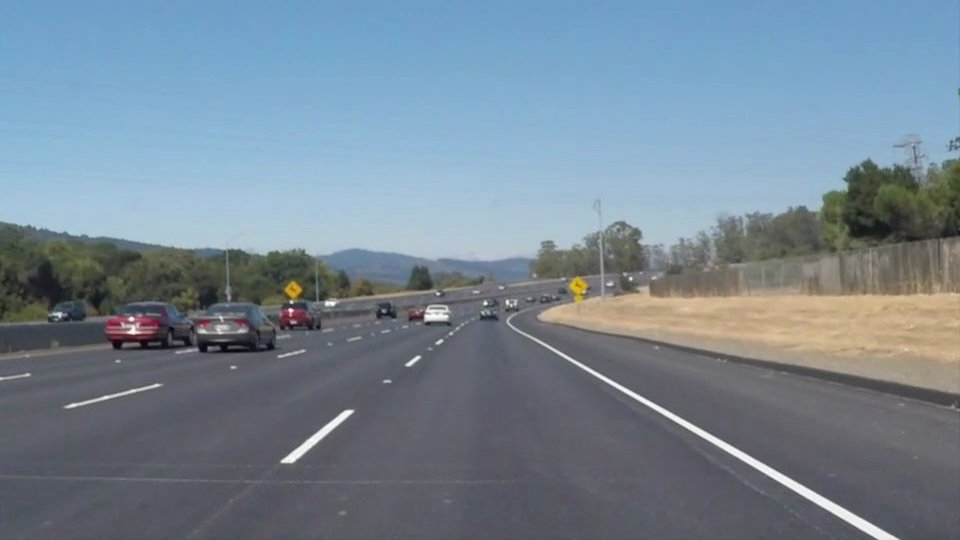
#> input picture step1/P1_CarND-LaneLines/test_images/solidWhiteCurve.jpg, 960 x 540 px; the run also reads 1 picture not shown here
$ jupyter execute --allow-errors P1.ipynb   (shell and % lines are left out)
#> lines starting #> are read from the running program, lines starting #| are printed output that depends on the picture; after the words box and inside, x2 and y2 are one past the last pixel; in counts of white or black regions, pixels touching at a corner belong together
# Self-Driving Car Engineer Nanodegree

## Project: **Finding Lane Lines on the Road**
***
In this project, you will use the tools you learned about in the lesson to identify lane lines on the road.  You can develop your pipeline on a series of individual images, and later apply the result to a video stream (really just a series of images). Check out the video clip "raw-lines-example.mp4" (also contained in this repository) to see what the output should look like after using the helper functions below.

Once you have a result that looks roughly like "raw-lines-example.mp4", you'll need to get creative and try to average and/or extrapolate the line segments you've detected to map out the full extent of the lane lines.  You can see an example of the result you're going for in the video "P1_example.mp4".  Ultimately, you would like to draw just one line for the left side of the lane, and one for the right.

In addition to implementing code, there is a brief writeup to complete. The writeup should be completed in a separate file, which can be either a markdown file or a pdf document. There is a [write up template](https://github.com/udacity/CarND-LaneLines-P1/blob/master/writeup_template.md) that can be used to guide the writing process. Completing both the code in the Ipython notebook and the writeup template will cover all of the [rubric points](https://review.udacity.com/#!/rubrics/322/view) for this project.

---
Let's have a look at our first image called 'test_images/solidWhiteRight.jpg'.  Run the 2 cells below (hit Shift-Enter or the "play" button above) to display the image.

**Note: If, at any point, you encounter frozen display windows or other confounding issues, you can always start again with a clean slate by going to the "Kernel" menu above and selecting "Restart & Clear Output".**

---

**The tools you have are color selection, region of interest selection, grayscaling, Gaussian smoothing, Canny Edge Detection and Hough Tranform line detection.  You  are also free to explore and try other techniques that were not presented in the lesson.  Your goal is piece together a pipeline to detect the line segments in the image, then average/extrapolate them and draw them onto the image for display (as below).  Once you have a working pipeline, try it out on the video stream below.**

---

<figure>

 <figcaption>
 <p></p>
 <p style="text-align: center;"> Your output should look something like this (above) after detecting line segments using the helper functions below </p>
 </figcaption>
</figure>
 <p></p>
<figure>

 <figcaption>
 <p></p>
 <p style="text-align: center;"> Your goal is to connect/average/extrapolate line segments to get output like this</p>
 </figcaption>
</figure>

**Run the cell below to import some packages.  If you get an `import error` for a package you've already installed, try changing your kernel (select the Kernel menu above --> Change Kernel).  Still have problems?  Try relaunching Jupyter Notebook from the terminal prompt.  Also, consult the forums for more troubleshooting tips.**

## Import Packages

[cell 1]
#importing some useful packages
import matplotlib.pyplot as plt
import matplotlib.image as mpimg
import numpy as np
import cv2

## Read in an Image

[cell 2]
#reading in an image
image = mpimg.imread('test_images/solidWhiteCurve.jpg')
#> image is the input picture: shape (540, 960, 3); mean R, G, B 118.5, 134.5, 148.1

#printing out some stats and plotting
print('This image is:', type(image), 'with dimensions:', image.shape)
#| This image is: <class 'numpy.ndarray'> with dimensions: (540, 960, 3)
print(image.shape[0])
#| 540
plt.imshow(image)  # if you wanted to show a single color channel image called 'gray', for example, call as plt.imshow(gray, cmap='gray')

## Ideas for Lane Detection Pipeline

**Some OpenCV functions (beyond those introduced in the lesson) that might be useful for this project are:**

`cv2.inRange()` for color selection
`cv2.fillPoly()` for regions selection
`cv2.line()` to draw lines on an image given endpoints
`cv2.addWeighted()` to coadd / overlay two images
`cv2.cvtColor()` to grayscale or change color
`cv2.imwrite()` to output images to file
`cv2.bitwise_and()` to apply a mask to an image

**Check out the OpenCV documentation to learn about these and discover even more awesome functionality!**

## Helper Functions

Below are some helper functions to help get you started. They should look familiar from the lesson!

[cell 3]
def slop_line(line):
    #print("slope_line:",line.shape,line)
    l = line.ravel()
    #print("slope_l:",l.shape,l)
    x1,y1,x2,y2  = line
    #print("x1,y11,x3,x4:",x1,y1,x2,y2)
    slope = (y1-y2)/(x2-x1)
    return slope

#connect segments of line
# [65 lines left out: functions lines_classify, connet_lines, not called in this run]

def lines_classify2(img,lines):
    left_slope_values = []
    right_slope_values = []
    left_slope_average = 0
    right_slope_average = 0

    #step1:calculate average slope
    lines_t=[]
    for i in lines:
        lines_t.append(i.ravel())

    for item in lines_t:
        slp_tmp = slop_line(item)
        if slp_tmp > 0:
            left_slope_values.append(slp_tmp)
        else:
            right_slope_values.append(slp_tmp)


    if len(left_slope_values):
        left_slope_average = np.sum(left_slope_values)/len(left_slope_values)
    if len(right_slope_values):
        right_slope_average = np.sum(right_slope_values)/len(right_slope_values)

    #print("slope_left.average:",left_slope_average)
    #print("slope_right.average:",right_slope_average)

    #step2:filter error slope of lines
    left_slope_values_new = []
    right_slope_values_new = []
    for item in lines_t:
        slp_tmp = slop_line(item)
        tmp = []
        tmp.append(slp_tmp)
        tmp.append(item)
        if slp_tmp > 0:
            if np.abs((slp_tmp-left_slope_average)/left_slope_average) > 0.1:
                continue
            else:
                left_slope_values_new.append(tmp)
        else:
            if np.abs((slp_tmp-right_slope_average)/right_slope_average) > 0.1:
                continue
            else:
                right_slope_values_new.append(tmp)

    #print(left_slope_values_new)
    #print(right_slope_values_new)

    #step3:calculate average slope again
    left_slope_sum=0
    right_slope_sum=0

    for item in left_slope_values_new:
        left_slope_sum += item[0]
    for item in right_slope_values_new:
        right_slope_sum += item[0]

    left_slope_average_new = 0
    right_slope_average_new = 0
    if len(left_slope_values_new):
        left_slope_average_new = left_slope_sum/len(left_slope_values_new)
    if len(right_slope_values_new):
        right_slope_average_new = right_slope_sum/len(right_slope_values_new)

    #print("----------slope:")
    #print(left_slope_average_new)
    #print(right_slope_values_new)


    #step4:get left_top point and right_top point
    left_top_x = 0
    left_top_y = img.shape[0]
    right_top_x = img.shape[1]
    right_top_y = img.shape[0]
    for item in left_slope_values_new:
        x1,y1,x2,y2 = item[1]
        #print("x1,x2,y1,y2:",x1,y1,x2,y2)
        if x1>left_top_x:
            left_top_x = x1
            left_top_y = y1
        if x2>left_top_x:
            left_top_x = x2
            left_top_y = y2
    for item in right_slope_values_new:
        x1,y1,x2,y2 = item[1]
        if x1<right_top_x:
            right_top_x = x1
            right_top_y = y1
        if x2<right_top_x:
            right_top_x = x2
            right_top_y = y2

    #step5:calcluate left_bottom point and right_bottom point
    if left_slope_average_new:
        left_bottom_x = left_top_x + (left_top_y-image.shape[0])/left_slope_average_new
    else:
        left_bottom_x = 0
    if right_slope_average_new:
        right_bottom_x = right_top_x + (right_top_y-image.shape[0])/right_slope_average_new
    else:
        right_bottom_x = image.shape[1]

    #step6:return left_line and right_line
    left_line=[int(left_bottom_x),int(image.shape[0]),int(left_top_x),int(left_top_y)]
    right_line=[int(right_bottom_x),int(image.shape[0]),int(right_top_x),int(right_top_y)]
    lane_lines=[]
    lane_lines.append(left_line)
    lane_lines.append(right_line)

    return lane_lines

[cell 4]
import math

def grayscale(img):
    """Applies the Grayscale transform
    This will return an image with only one color channel
    but NOTE: to see the returned image as grayscale
    (assuming your grayscaled image is called 'gray')
    you should call plt.imshow(gray, cmap='gray')"""
    return cv2.cvtColor(img, cv2.COLOR_RGB2GRAY)
    # Or use BGR2GRAY if you read an image with cv2.imread()
    # return cv2.cvtColor(img, cv2.COLOR_BGR2GRAY)

def canny(img, low_threshold, high_threshold):
    """Applies the Canny transform"""
    return cv2.Canny(img, low_threshold, high_threshold)

def gaussian_blur(img, kernel_size):
    """Applies a Gaussian Noise kernel"""
    return cv2.GaussianBlur(img, (kernel_size, kernel_size), 0)

def region_of_interest(img, vertices):
    """
    Applies an image mask.

    Only keeps the region of the image defined by the polygon
    formed from `vertices`. The rest of the image is set to black.
    `vertices` should be a numpy array of integer points.
    """
    #defining a blank mask to start with
    mask = np.zeros_like(img)

    #defining a 3 channel or 1 channel color to fill the mask with depending on the input image
    if len(img.shape) > 2:
        channel_count = img.shape[2]  # i.e. 3 or 4 depending on your image
        ignore_mask_color = (255,) * channel_count
    else:
        ignore_mask_color = 255

    #filling pixels inside the polygon defined by "vertices" with the fill color
    cv2.fillPoly(mask, vertices, ignore_mask_color)

    #returning the image only where mask pixels are nonzero
    masked_image = cv2.bitwise_and(img, mask)
    return masked_image


def draw_lines(img, lines, color=[255, 0, 0], thickness=2):
    """
    NOTE: this is the function you might want to use as a starting point once you want to
    average/extrapolate the line segments you detect to map out the full
    extent of the lane (going from the result shown in raw-lines-example.mp4
    to that shown in P1_example.mp4).

    Think about things like separating line segments by their
    slope ((y2-y1)/(x2-x1)) to decide which segments are part of the left
    line vs. the right line.  Then, you can average the position of each of
    the lines and extrapolate to the top and bottom of the lane.

    This function draws `lines` with `color` and `thickness`.
    Lines are drawn on the image inplace (mutates the image).
    If you want to make the lines semi-transparent, think about combining
    this function with the weighted_img() function below
    """
    #print("draw lines type:",type(lines),lines.shape,lines)
    lines_new = lines_classify2(img,lines)
    #print("-----lens_classify",lens_classify)
    #lines_new = connet_lines(lens_classify)
   # print("----line_news",lines_new)
    for line in lines_new:
        #print(line)
        x1,y1,x2,y2 = line
        #for x1,y1,x2,y2 in line:
        cv2.line(img, (x1, y1), (x2, y2), color, thickness)

def hough_lines(img, rho, theta, threshold, min_line_len, max_line_gap):
    """
    `img` should be the output of a Canny transform.

    Returns an image with hough lines drawn.
    """
    lines = cv2.HoughLinesP(img, rho, theta, threshold, np.array([]), minLineLength=min_line_len, maxLineGap=max_line_gap)
    line_img = np.zeros((img.shape[0], img.shape[1], 3), dtype=np.uint8)
    draw_lines(line_img, lines,thickness=10)
    return line_img

# Python 3 has support for cool math symbols.

def weighted_img(img, initial_img, α=0.8, β=1., γ=0.):
    """
    `img` is the output of the hough_lines(), An image with lines drawn on it.
    Should be a blank image (all black) with lines drawn on it.

    `initial_img` should be the image before any processing.

    The result image is computed as follows:

    initial_img * α + img * β + γ
    NOTE: initial_img and img must be the same shape!
    """
    return cv2.addWeighted(initial_img, α, img, β, γ)

## Test Images

Build your pipeline to work on the images in the directory "test_images"
**You should make sure your pipeline works well on these images before you try the videos.**

[cell 5]
import os
os.listdir("test_images/")

## Build a Lane Finding Pipeline

Build the pipeline and run your solution on all test_images. Make copies into the `test_images_output` directory, and you can use the images in your writeup report.

Try tuning the various parameters, especially the low and high Canny thresholds as well as the Hough lines parameters.

[cell 6]
image_src = mpimg.imread("test_images/solidWhiteRight.jpg")
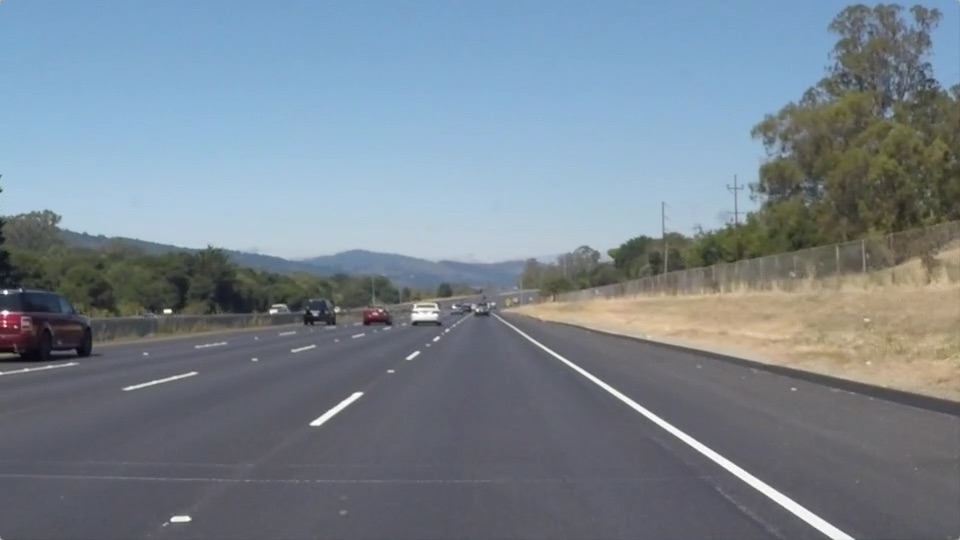
#> input picture step1/P1_CarND-LaneLines/test_images/solidWhiteRight.jpg, 960 x 540 px
#> image_src is the input picture: shape (540, 960, 3); mean R, G, B 120.3, 132.6, 143.7

#step1: convert rgb to gray
gray_scale = grayscale(image_src)
#> in grayscale, `return cv2.cvtColor(img, cv2.COLOR_RGB2GRAY)`:
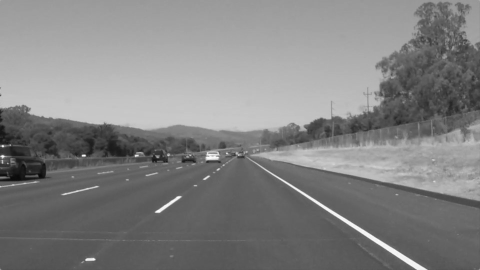
#> returned value: shape (540, 960) (shown at 1/2 size); min 8, max 255, mean 130.1
plt.imshow(gray_scale, cmap='gray')

[cell 7]
#step2: gaussian blue
kernel_size=5
blur_gray = gaussian_blur(gray_scale,kernel_size)
plt.imshow(blur_gray, cmap='Greys_r')

[cell 8]
#step3: canny
low_threshold = 80
high_threshold = 160
edges =canny(blur_gray, low_threshold, high_threshold)
#> in canny, `return cv2.Canny(img, low_threshold, high_threshold)`:
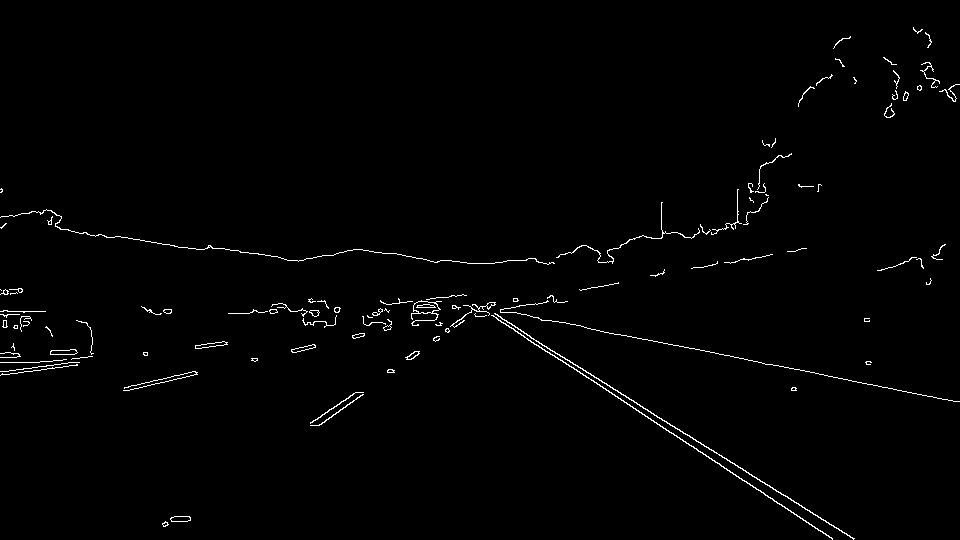
#> returned value: shape (540, 960); 1.2% white in thin lines or dots

# Display the image
plt.imshow(edges, cmap='Greys_r')

[cell 9]
#step4:
# This time we are defining a four sided polygon to mask
imshape = blur_gray.shape

vertices = np.array([[(120,imshape[0]),(480, 300),(500, 300), (imshape[1]-100,imshape[0])]], dtype=np.int32)
masked_edges = region_of_interest(edges,vertices)
#> in region_of_interest, `cv2.fillPoly(mask, vertices, ignore_mask_color)`:
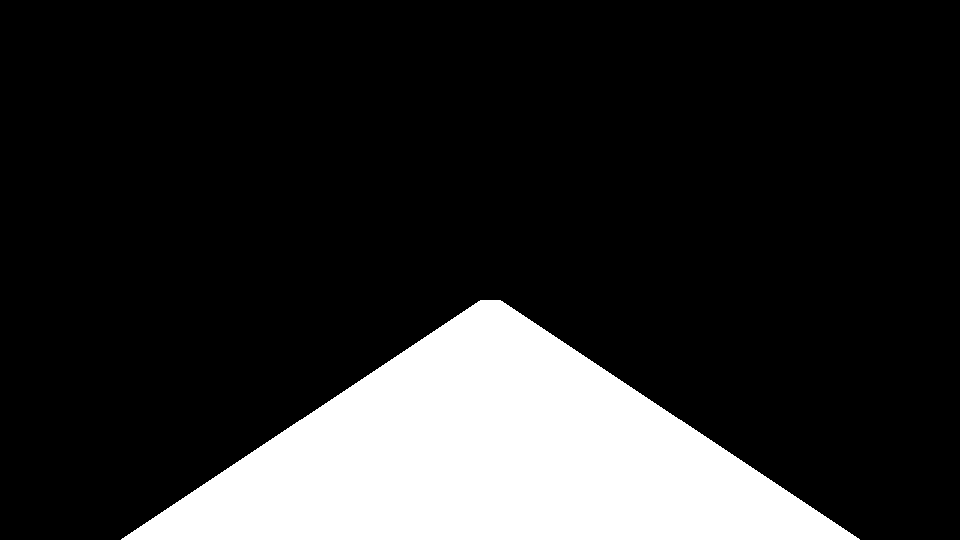
#> mask: shape (540, 960); 17.6% white; 1 white region, box (x1, y1, x2, y2) and area: (121, 300, 860, 540) 91320
#> (the rest of the program and of its run is left out)
